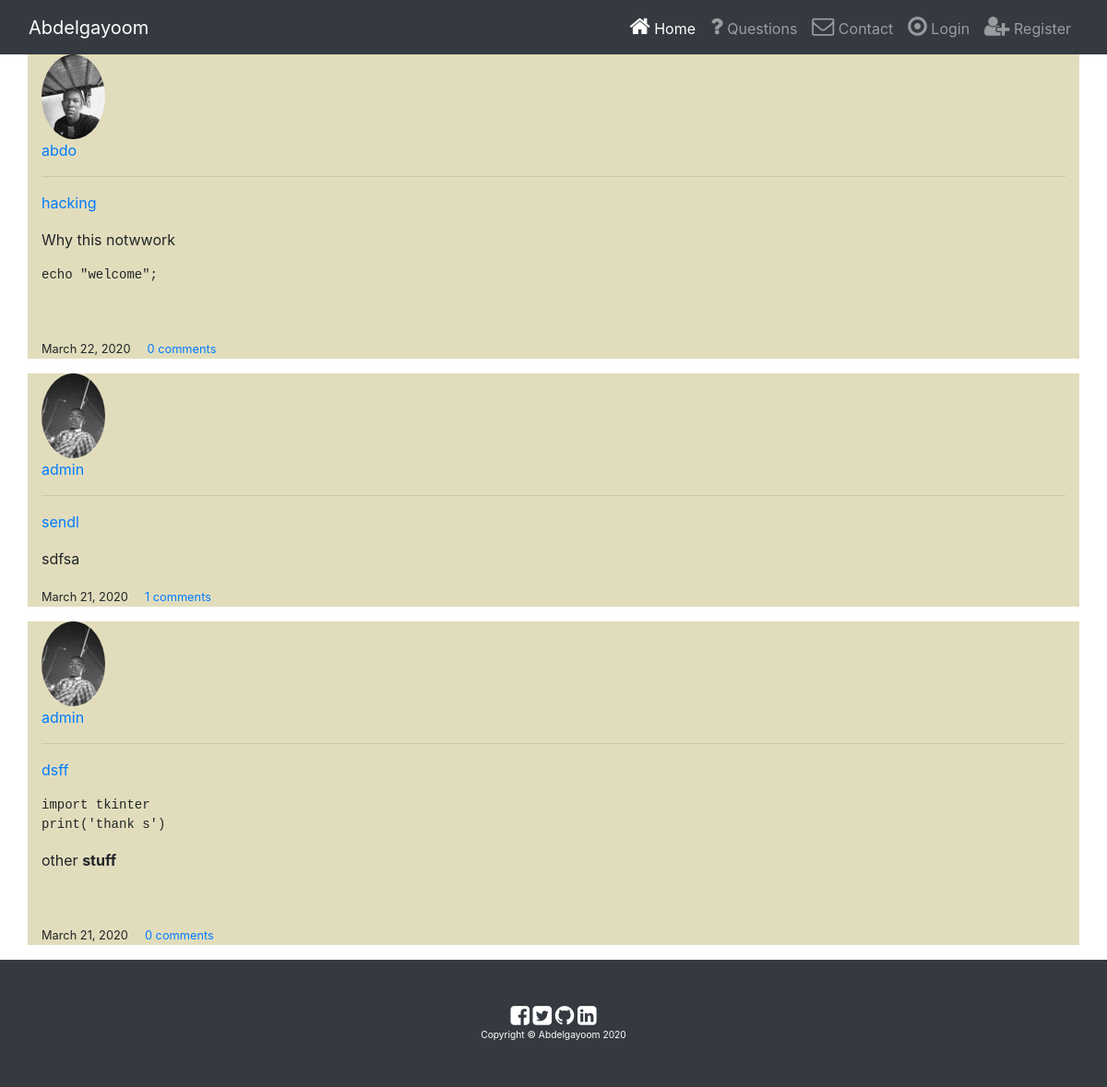
The app's page /, older data.
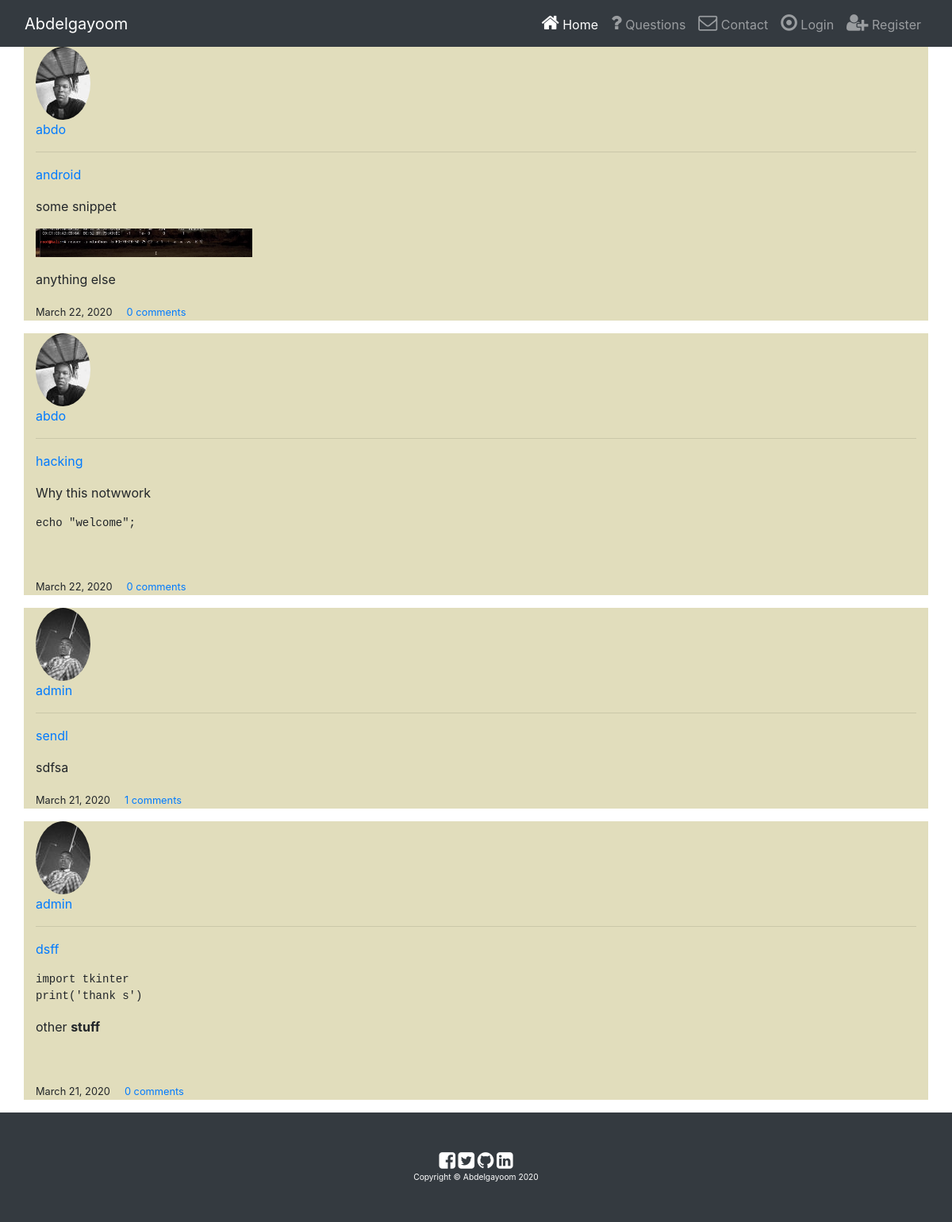
The same page, newer data.
### blog/models.py (models this page shows, shortened)
class Posts(models.Model):
    title = models.CharField(max_length=20)
    subject = RichTextUploadingField()
    date_post = models.DateTimeField(default=timezone.now, editable=False)
    author = models.ForeignKey(User, on_delete=models.CASCADE)

### users/models.py (models this page shows, shortened)
class Profile(models.Model):
    user = models.OneToOneField(User, on_delete=models.CASCADE)
    bio = models.CharField(max_length=100, blank=True, null=True)
    image = models.ImageField(upload_to='profile_images', default='default.jpg', blank=True, null=True)

### blog/views.py (the view)
# urls.py: path('', views.PostListView.as_view(), name='home'),
class PostListView(ListView):
    model = Posts
    template_name = 'blog/home.html'
    context_object_name = 'post'
    paginate_by = 5
    ordering = ['-date_post']

### blog/templates/blog/home.html (shortened to what this page needs)
{% extends 'blog/base.html' %}
{% block body %}
            {% for post in post %}
                <div class="container" style=" background:#E1DDBC">
                    <a href="{% url 'blog:user_posts' post.author.username %}"><img class="rounded-circle" src="{{ post.author.profile.image.url }}"></a>
                    <p><a href="{% url 'blog:user_posts' post.author.username  %}">{{ post.author }}</a></p><hr/>
                    <p> <a href="{% url 'blog:detail' post.pk %}">{{ post.title }} </a></p>
                    <p>{{ post.subject |safe  }}</p>
                    <p><small>{{ post.date_post |date }}  &nbsp;&nbsp;&nbsp; <a href="{% url 'blog:detail' post.pk %}">{{ post.comments.count}} comments</a></small></p>
                 </div>
            {% endfor %}
</div>
{% endblock %}

Row changes from the older to the newer data that the page shows:
added Posts: author.profile.image (picture), author "abdo", title "android", subject "some snippet anything else", subject (picture), date_post "March 22, 2020", comments.count "0"
